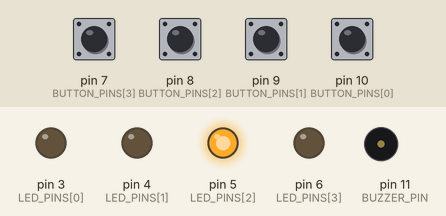
The sketch below on a simulated Arduino Nano, built with avr-gcc and run on an emulated ATmega328P. On the bench: output pins drawn as LEDs (lit = HIGH), buzzer (waves = sounding). Dashed ring = blinking. The test bench sets the inputs (shaded band); at power-on: pin 7 (BUTTON_PINS[3]), pin 8 (BUTTON_PINS[2]), pin 9 (BUTTON_PINS[1]), pin 10 (BUTTON_PINS[0]) HIGH. Random numbers use the default seed unless the sketch sets one.

Above: at 4.0 s.
4.1 s: pin 8 (BUTTON_PINS[2]) pulled LOW for 0.15 s
At 6.4 s:
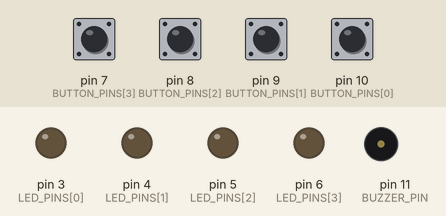
6.7 s: pin 7 (BUTTON_PINS[3]) pulled LOW for 0.15 s
At 7.2 s:
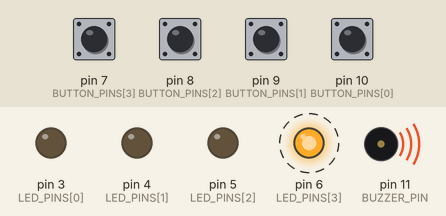
9.8 s: pin 9 (BUTTON_PINS[1]) pulled LOW for 1 s
At 11.7 s:
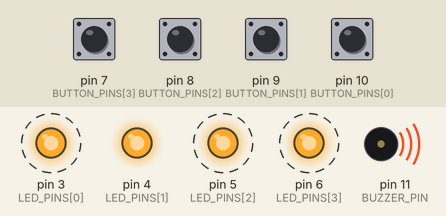
13.8 s: pin 8 (BUTTON_PINS[2]) pulled LOW for 1 s
At 15.7 s:
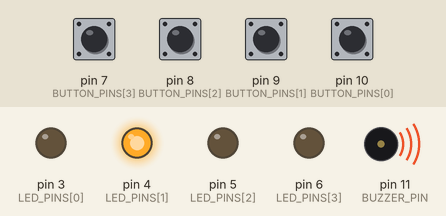
17.3 s: pin 10 (BUTTON_PINS[0]) pulled LOW for 0.15 s
At 17.8 s:
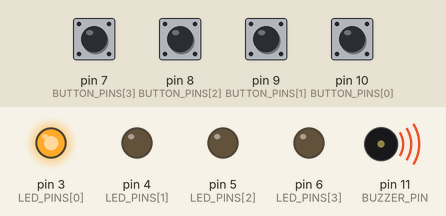
Timing chart, 0 to 21.3 s (numbered marks = the images above; inputs shaded):
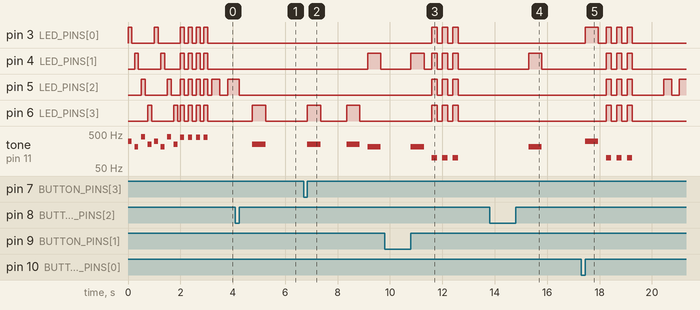

The sketch:

SimonGame_V1_4.ino
```cpp
//DATE: 2025.10.08
//Author: Gal Adam
// ========================================
// SIMON GAME - Arduino Nano
// ========================================
// A memory game where players repeat an increasingly long sequence of colors.
// - 4 colored buttons with LEDs
// - Buzzer for audio feedback
// - Green button (index 2) is used to start the game

// ----- PIN CONFIGURATION -----
const int BUTTON_PINS[4] = {10, 9, 8,7};  // Button inputs (with internal pullup)
const int LED_PINS[4] = {3, 4, 5, 6};      // LED outputs for each color
const int BUZZER_PIN = 11;                 // Buzzer output

// ----- AUDIO TONES -----
const int TONES[4] = {310, 209, 415, 252}; // Unique tone for each color

// ----- GAME VARIABLES -----
const int MAX_SEQUENCE = 100;              // Maximum sequence length
int sequence[MAX_SEQUENCE];                // Stores the color sequence
int sequenceLength = 0;                    // Current sequence length
int userInputIndex = 0;                    // Tracks user's position in sequence

// ----- GAME STATES -----
enum GameState {
  WELCOME,        // Show startup animation
  WAIT_FOR_START, // Wait for player to press start button
  PLAY_SEQUENCE,  // Display the sequence to memorize
  USER_INPUT,     // Wait for player to repeat the sequence
  GAME_OVER       // Show game over animation
};
GameState gameState = WELCOME;

// ----- DEBOUNCE TIMING -----
unsigned long lastButtonPress = 0;         // Last button press timestamp
const unsigned long debounceDelay = 200;   // Minimum time between button presses (ms)

// ========================================
// SETUP
// ========================================
void setup() {
  // Configure button pins with internal pullup resistors
  for (int i = 0; i < 4; i++) {
    pinMode(BUTTON_PINS[i], INPUT_PULLUP);
    pinMode(LED_PINS[i], OUTPUT);
  }

  pinMode(BUZZER_PIN, OUTPUT);

}

// ========================================
// MAIN LOOP
// ========================================
void loop() {
  switch (gameState) {
    case WELCOME:
      welcomeSequence();
      gameState = WAIT_FOR_START;
      break;

    case WAIT_FOR_START:
      if (waitForStartButton()) {
        sequenceLength = 0;
        digitalWrite(LED_PINS[2], LOW);  // Turn off blinking LED
        delay(500);  // Short pause after start button press
        gameState = PLAY_SEQUENCE;
      }
      break;

    case PLAY_SEQUENCE:
      addToSequence();
      playSequence();
      userInputIndex = 0;
      lastButtonPress = millis();  // Reset debounce timer
      gameState = USER_INPUT;
      break;

    case USER_INPUT:
      {
        int input = readButton();
        if (input != -1) {
          playColor(input);

          // Check if input matches the sequence
          if (input != sequence[userInputIndex]) {
            gameState = GAME_OVER;
          } else {
            userInputIndex++;
            // Check if entire sequence was entered correctly
            if (userInputIndex >= sequenceLength) {
              delay(1000); //Delay after succesful level completion
              gameState = PLAY_SEQUENCE;
            }
          }
        }
      }
      break;

    case GAME_OVER:
      gameOver();
      gameState = WAIT_FOR_START;
      break;
  }
}

// ========================================
// ADD NEW COLOR TO SEQUENCE
// ========================================
// Adds a random color to the sequence.
// Ensures first color is never green (to avoid confusion with start button).
void addToSequence() {
  if (sequenceLength < MAX_SEQUENCE) {
    int newColor;
    do {
      newColor = random(0, 4);
    } while (sequenceLength == 0 && newColor == 2);  // First color cannot be green

    sequence[sequenceLength++] = newColor;
  }
}

// ========================================
// PLAY ENTIRE SEQUENCE
// ========================================
// Plays back the current sequence for the player to memorize.
void playSequence() {
  for (int i = 0; i < sequenceLength; i++) {
    playColor(sequence[i]);
    delay(300);  // Pause between colors
  }
}

// ========================================
// PLAY SINGLE COLOR
// ========================================
// Lights up LED and plays tone for a single color.
void playColor(int index) {
  int duration = 500;


  digitalWrite(LED_PINS[index], HIGH);
  tone(BUZZER_PIN, TONES[index], duration);
  delay(duration);
  digitalWrite(LED_PINS[index], LOW);
}

// ========================================
// READ BUTTON INPUT
// ========================================
// Non-blocking button read with debounce.
// Returns button index (0-3) or -1 if no button pressed.
int readButton() {
  // Debounce: ignore inputs that are too close together
  if (millis() - lastButtonPress < debounceDelay) {
    return -1;
  }

  // Check each button
  for (int i = 0; i < 4; i++) {
    if (digitalRead(BUTTON_PINS[i]) == LOW) {
      lastButtonPress = millis();

      // Wait for button release
      while (digitalRead(BUTTON_PINS[i]) == LOW) {
        delay(10);
      }

      return i;
    }
  }
  return -1;
}

// ========================================
// GAME OVER ANIMATION
// ========================================
// Flashes all LEDs and plays error sound.
void gameOver() {
  delay(300);  // Wait for button release

  // Flash all LEDs 3 times with low buzzer tone
  for (int i = 0; i < 3; i++) {
    tone(BUZZER_PIN, 100, 200);
    for (int j = 0; j < 4; j++) {
      digitalWrite(LED_PINS[j], HIGH);
    }
    delay(200);
    noTone(BUZZER_PIN);
    for (int j = 0; j < 4; j++) {
      digitalWrite(LED_PINS[j], LOW);
    }
    delay(200);
  }

  delay(1000);  // Pause before allowing restart
}

// ========================================
// WELCOME ANIMATION
// ========================================
// Plays startup sequence: cascade effect followed by synchronized flashes.
void welcomeSequence() {
  int duration = 150;

  // Cascade: each color lights up in sequence (2 times)
  for (int repeat = 0; repeat < 2; repeat++) {
    for (int i = 0; i < 4; i++) {
      digitalWrite(LED_PINS[i], HIGH);
      tone(BUZZER_PIN, TONES[i], duration);
      delay(duration);
      digitalWrite(LED_PINS[i], LOW);
      noTone(BUZZER_PIN);
      delay(100);
    }
  }

  // Synchronized flash: all colors at once (4 times)
  for (int repeat = 0; repeat < 4; repeat++) {
    for (int i = 0; i < 4; i++) {
      digitalWrite(LED_PINS[i], HIGH);
    }
    tone(BUZZER_PIN, 400, duration);
    delay(duration);
    noTone(BUZZER_PIN);
    for (int i = 0; i < 4; i++) {
      digitalWrite(LED_PINS[i], LOW);
    }
    delay(150);
  }
}

// ========================================
// WAIT FOR START BUTTON
// ========================================
// Non-blocking function that blinks green LED while waiting for start button.
// Returns true when start button (green, index 2) is pressed.
bool waitForStartButton() {
  static unsigned long previousMillis = 0;
  const long interval = 300;  // Blink interval (ms)
  static bool ledState = false;

  unsigned long currentMillis = millis();

  // Toggle LED at regular intervals
  if (currentMillis - previousMillis >= interval) {
    previousMillis = currentMillis;
    ledState = !ledState;
    digitalWrite(LED_PINS[2], ledState ? HIGH : LOW);
  }

  // Check if start button is pressed
  if (digitalRead(BUTTON_PINS[2]) == LOW) {
    while (digitalRead(BUTTON_PINS[2]) == LOW) {
      delay(10);  // Wait for button release
    }
    return true;
  }

  return false;
}
```

Measured:
- after the input at 4.1 s, pin 6 (LED_PINS[3]): LOW → HIGH after 0.65 s, → LOW 0.50 s later; tone on pin 11 (BUZZER_PIN): silent → 252 Hz after 0.65 s, → silent 0.50 s later
- after the input at 6.7 s, pin 4 (LED_PINS[1]): LOW → HIGH after 2.5 s, → LOW 0.50 s later; pin 6 (LED_PINS[3]): alternates HIGH for 0.50 s and LOW for 1.0 s, starting after 0.15 s; tone on pin 11 (BUZZER_PIN): plays 252 Hz for 0.50 s, 252 Hz for 0.50 s, 209 Hz for 0.50 s, starting after 0.15 s
- after the input at 9.8 s, pin 3 (LED_PINS[0]): alternates HIGH for 0.20 s and LOW for 0.20 s, 6 changes in all, then stays LOW, starting after 1.8 s; pin 4 (LED_PINS[1]): LOW → HIGH after 1.0 s, → LOW 0.50 s later, → HIGH 0.30 s later, → LOW 0.20 s later, … (8 changes in this stretch)
- after the input at 13.8 s, pin 4 (LED_PINS[1]): LOW → HIGH after 1.5 s, → LOW 0.50 s later; tone on pin 11 (BUZZER_PIN): silent → 209 Hz after 1.5 s, → silent 0.50 s later
- after the input at 17.3 s, pin 3 (LED_PINS[0]): LOW → HIGH after 0.15 s, → LOW 0.50 s later, → HIGH 0.30 s later, → LOW 0.20 s later, … (8 changes in this stretch); pin 4 (LED_PINS[1]): alternates HIGH for 0.20 s and LOW for 0.20 s, 6 changes in all, then stays LOW, starting after 0.95 s
- by itself, tone on pin 11 (BUZZER_PIN): plays 310 Hz for 0.15 s, 209 Hz for 0.15 s, 415 Hz for 0.15 s, 252 Hz for 0.15 s, 310 Hz for 0.15 s, 209 Hz for 0.15 s … (12 notes in this stretch)
